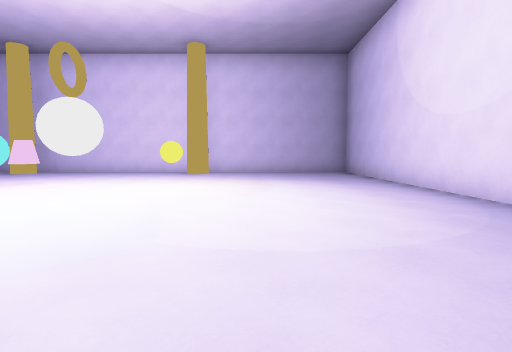
View 1 (above)

12 first-person views from a walk through a Godot game level. The camera is 1.3 m above the floor, tilts 4° down and sees 80° across. The floor is counted in squares, 2 m on a side. Each view is taken from the middle of a square. On the plan, view 1 faces up. The plan holds only what a view shows up to about 10 squares ahead; the rest is blank. The place goes on beyond the plan.

View 2
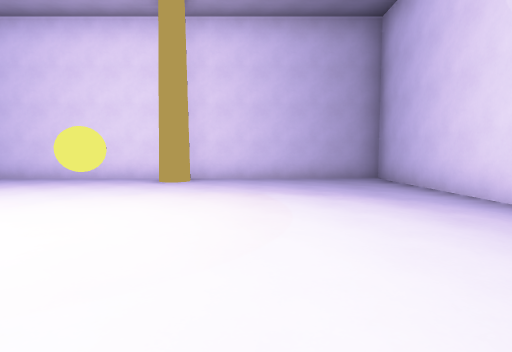

View 3
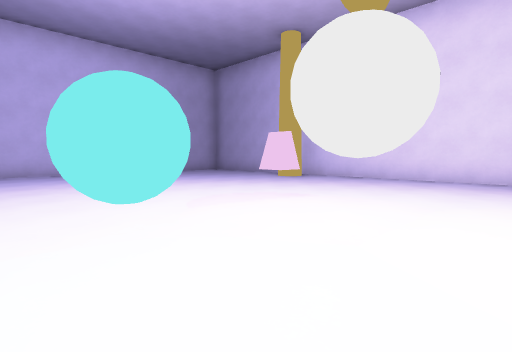

View 4
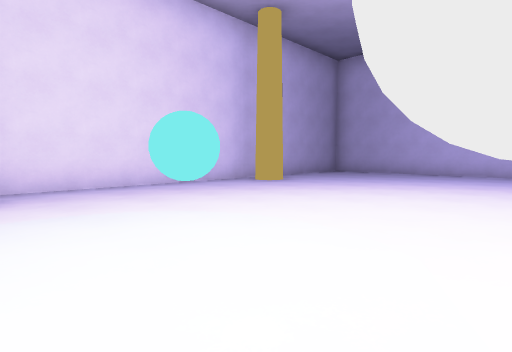

View 5
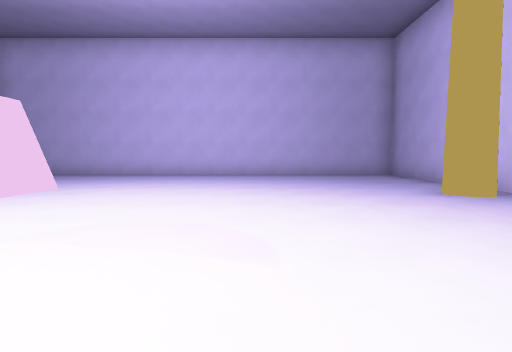

View 6
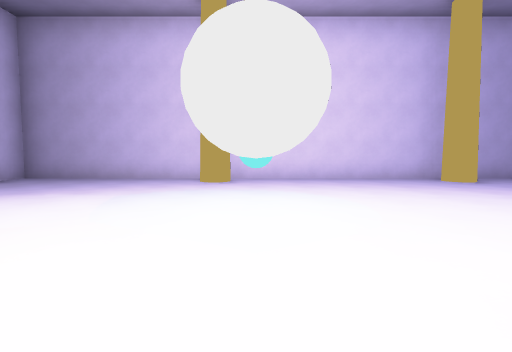

View 7
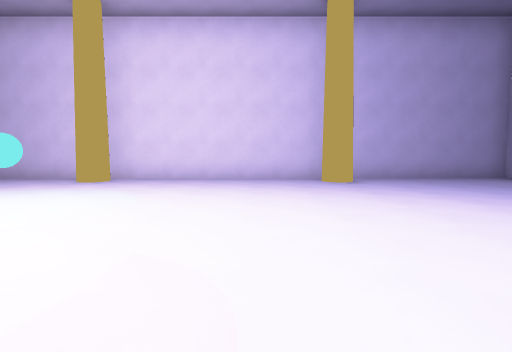

View 8
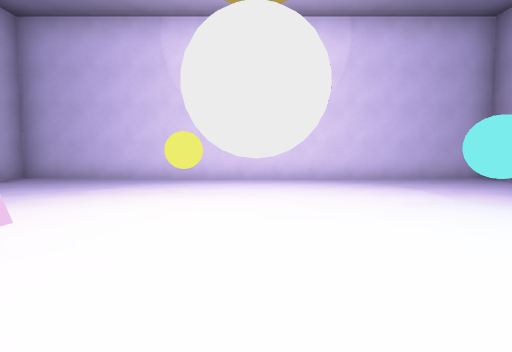

View 9
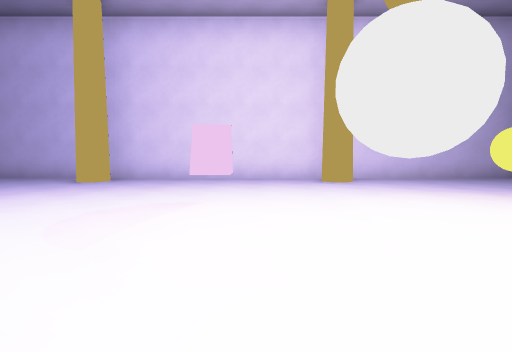

View 10
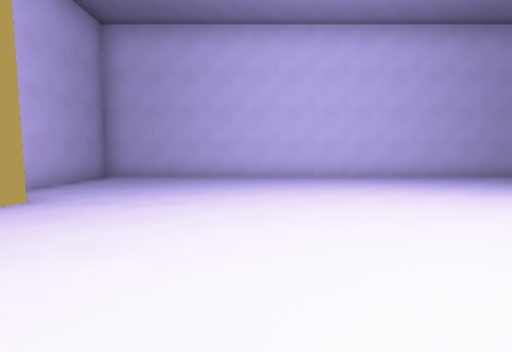

View 11
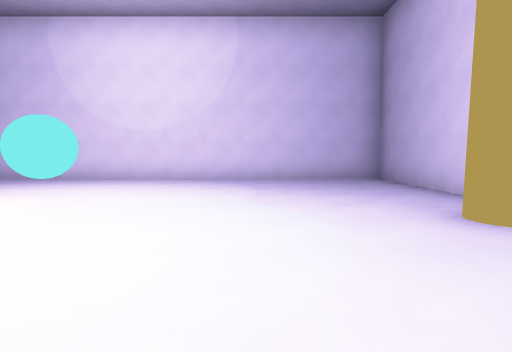

View 12
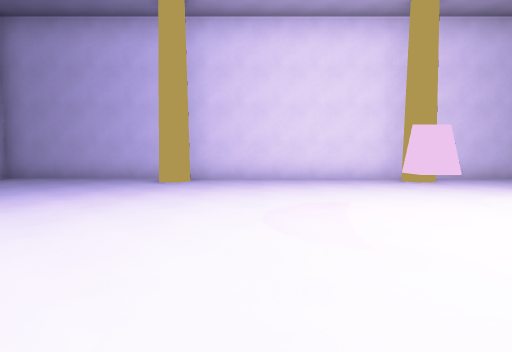

### Floor plan
Key: @ floor where view 1 was taken; # wall or solid block; . floor.
Columns run from 13 left of view 1 to 4 right of it. Each row starts with its distance up from view 1.
 12 ##################
 11 #................#
 10 #................#
  9 #................#
  8 #................#
  7 #................#
  6 #........#.#.....#
  5 #.........#......#
  4 #................#
  3 #.........#......#
  2 #................#
  1 #................#
  0 #....#.....#.@...#
 -1 #................#
 -2 ##################

Where each view was taken, in squares from view 1:
view 1: 0 up, 0 right, facing up
view 2: 3 up, 0 right, facing up
view 3: 3 up, 2 left, facing up-left
view 4: 5 up, 2 left, facing down-left
view 5: 7 up, 3 left, facing left
view 6: 7 up, 3 left, facing down
view 7: 7 up, 6 left, facing down
view 8: 5 up, 5 left, facing right
view 9: 3 up, 4 left, facing up
view 10: 3 up, 4 left, facing left
view 11: 2 up, 5 left, facing right
view 12: 3 up, 6 left, facing up
